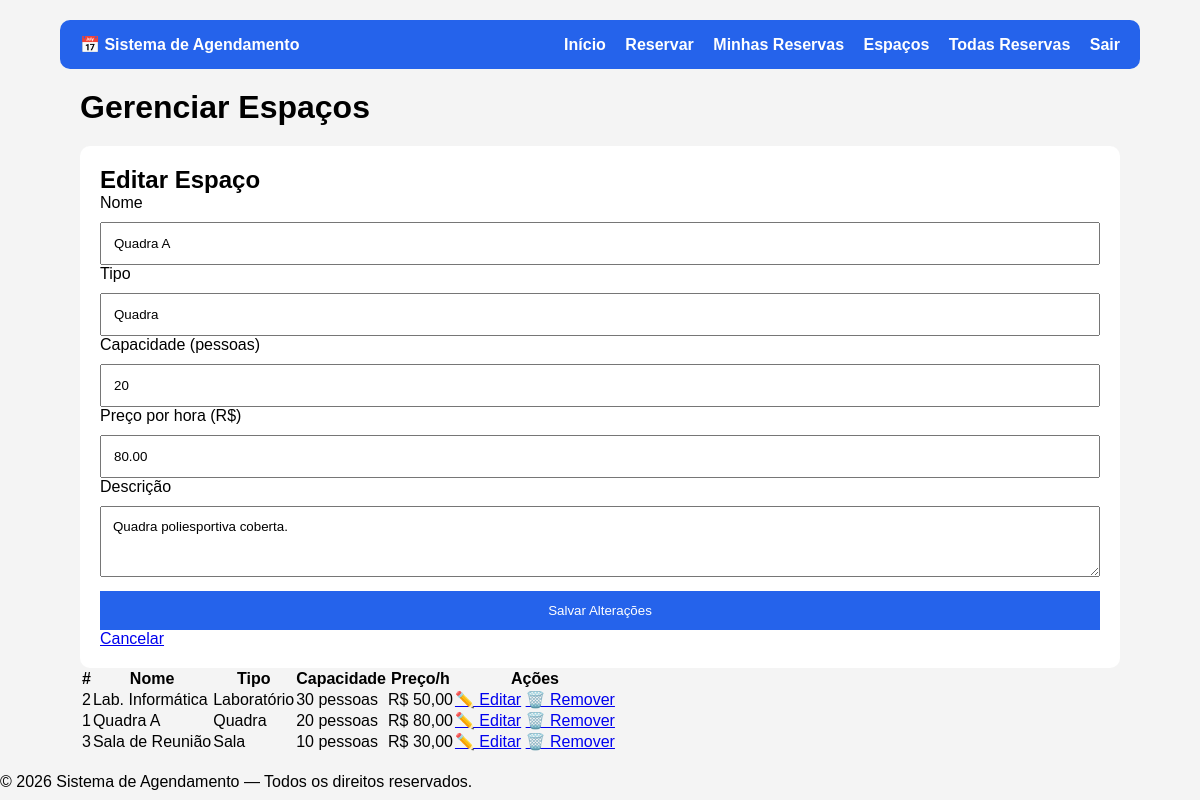
The page /admin_espacos.php?editar=1 (signed in) on the database its author committed.
### tables this page shows
CREATE TABLE IF NOT EXISTS espacos (
    id           INT AUTO_INCREMENT PRIMARY KEY,
    nome         VARCHAR(100)  NOT NULL,
    tipo         VARCHAR(60)   NOT NULL DEFAULT 'Espaço',    
    descricao    TEXT,
    capacidade   INT           DEFAULT NULL,
    preco_hora   DECIMAL(10,2) NOT NULL DEFAULT 0.00,
    ativo        TINYINT(1)    NOT NULL DEFAULT 1,
    criado_em    DATETIME NOT NULL DEFAULT CURRENT_TIMESTAMP
);

### public/admin_espacos.php (the view, shortened to what this page needs)
<?php
require '../config/conexao.php';
$modoEditar = null;
if (isset($_GET['editar'])) {
    $id = (int)$_GET['editar'];
    $stmtE = $conn->prepare('SELECT * FROM espacos WHERE id = ? AND ativo = 1');
    $stmtE->bind_param('i', $id);
    $stmtE->execute();
    $res = $stmtE->get_result();
    $modoEditar = $res->fetch_assoc();
}
$espacos = $conn->query('SELECT * FROM espacos WHERE ativo = 1 ORDER BY nome');
?>
<?php include '../includes/header.php'; ?>
<main class="container">
    <div class="page-top">
        <h1>Gerenciar Espaços</h1>
    </div>
    <div class="card">
        <h2><?= $modoEditar ? 'Editar Espaço' : 'Novo Espaço' ?></h2>
        <form method="POST">
            <div class="form-grid-2">
                <div>
                    <label>Nome</label>
                    <input type="text" name="nome" placeholder="Ex: Quadra B"
                           value="<?= htmlspecialchars($modoEditar['nome'] ?? $_POST['nome'] ?? '') ?>" required>
                </div>
                <div>
                    <label>Tipo</label>
                    <input type="text" name="tipo" placeholder="Ex: Quadra, Laboratório, Sala"
                           value="<?= htmlspecialchars($modoEditar['tipo'] ?? $_POST['tipo'] ?? '') ?>" required>
                </div>
                <div>
                    <label>Capacidade (pessoas)</label>
                    <input type="number" name="capacidade" min="1"
                           placeholder="Opcional"
                           value="<?= htmlspecialchars($modoEditar['capacidade'] ?? $_POST['capacidade'] ?? '') ?>">
                </div>
                <div>
                    <label>Preço por hora (R$)</label>
                    <input type="number" name="preco" step="0.01" min="0" placeholder="0.00"
                           value="<?= htmlspecialchars($modoEditar['preco_hora'] ?? $_POST['preco'] ?? '') ?>" required>
                </div>
            </div>
            <label>Descrição</label>
            <textarea name="descricao" rows="3" placeholder="Descreva o espaço..."><?= htmlspecialchars($modoEditar['descricao'] ?? $_POST['descricao'] ?? '') ?></textarea>
            <div class="form-acoes">
                <button type="submit" class="btn btn-primary">
                    <?= $modoEditar ? 'Salvar Alterações' : 'Cadastrar Espaço' ?>
                </button>
                <?php if ($modoEditar): ?>
                    <a href="admin_espacos.php" class="btn btn-outline">Cancelar</a>
                <?php endif; ?>
            </div>
        </form>
    </div>
    <?php if ($espacos->num_rows === 0): ?>
        <div class="alert alert-info">Nenhum espaço cadastrado.</div>
    <?php else: ?>
        <div class="tabela-wrap mt-1">
            <table class="tabela">
                <thead>
                    <tr>
                        <th>#</th>
                        <th>Nome</th>
                        <th>Tipo</th>
                        <th>Capacidade</th>
                        <th>Preço/h</th>
                        <th>Ações</th>
                    </tr>
                </thead>
                <tbody>
                <?php while ($e = $espacos->fetch_assoc()): ?>
                    <tr>
                        <td><?= $e['id'] ?></td>
                        <td><?= htmlspecialchars($e['nome']) ?></td>
                        <td><?= htmlspecialchars($e['tipo']) ?></td>
                        <td><?= $e['capacidade'] ? $e['capacidade'] . ' pessoas' : '—' ?></td>
                        <td>R$ <?= number_format($e['preco_hora'], 2, ',', '.') ?></td>
                        <td class="acoes-tabela">
                            <a href="admin_espacos.php?editar=<?= $e['id'] ?>"
                               class="btn btn-outline btn-sm">✏️ Editar</a>
                            <a href="admin_espacos.php?excluir=<?= $e['id'] ?>"
                               class="btn btn-danger btn-sm"
                               onclick="return confirm('Remover este espaço?')">🗑️ Remover</a>
                        </td>
                    </tr>
                <?php endwhile; ?>
                </tbody>
            </table>
        </div>
    <?php endif; ?>
</main>
<?php include '../includes/footer.php'; ?>

### public/assets/css/style.css (style rules this page uses)
* { margin:0; padding:0; box-sizing:border-box; font-family:Arial; }
body { background:#f4f4f4; }
.container { width:90%; margin:auto; padding:20px; }
.card { background:#fff; padding:20px; border-radius:10px; margin-top:20px; }
input,select,button,textarea { width:100%; padding:12px; margin-top:10px; }
button { background:#2563eb; border:none; color:white; cursor:pointer; }

### rows shown on the page
espacos: nome "Quadra A", tipo "Quadra", capacidade "20", preco "80.00", descricao "Quadra poliesportiva coberta.", id "1", preco_hora "80,00"
espacos: id "2", nome "Lab. Informática", tipo "Laboratório", capacidade "30", preco_hora "50,00"
espacos: id "3", nome "Sala de Reunião", tipo "Sala", capacidade "10", preco_hora "30,00"
